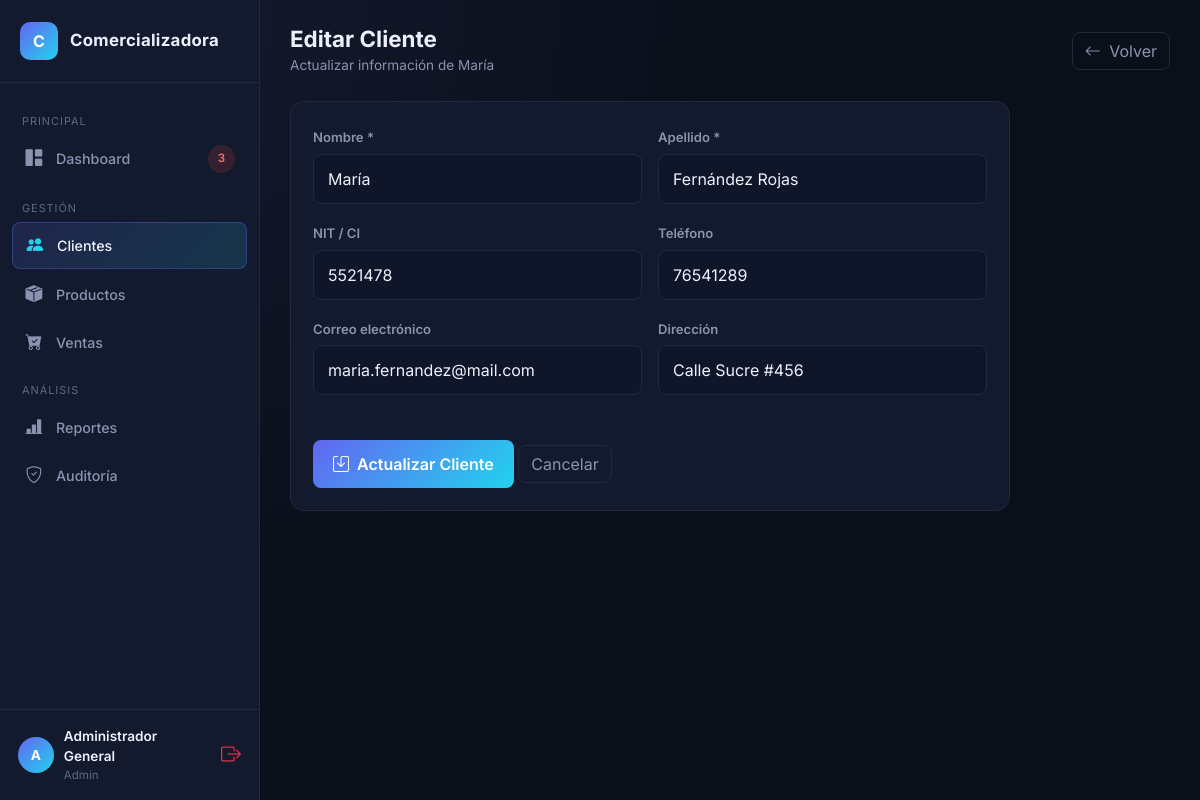
Page /clientes/edit/2 (signed in) on the committed database.
### tables this page shows
CREATE TABLE clientes (
    id INT AUTO_INCREMENT PRIMARY KEY,
    nombre VARCHAR(100) NOT NULL,
    apellido VARCHAR(100) NOT NULL,
    nit_ci VARCHAR(30) NULL,
    email VARCHAR(120) NULL,
    telefono VARCHAR(30) NULL,
    direccion VARCHAR(200) NULL,
    estado TINYINT(1) NOT NULL DEFAULT 1,
    created_at DATETIME DEFAULT CURRENT_TIMESTAMP
);

### app/controllers/ClientesController.php (called while the page is built, shortened)
<?php
class ClientesController extends Controller
{
    public function edit($id)
    {
        $clienteModel = $this->model('Cliente');
        $cliente = $clienteModel->find((int)$id);
        $this->view('clientes/edit', ['cliente' => $cliente]);
    }
}

### app/core/App.php (called while the page is built, shortened)
<?php
class App
{
    protected $method = 'index';
    public function __construct()
    {
        $url = $this->parseUrl();
        if (isset($url[0]) && $url[0] !== '') {
            $controllerName = ucfirst(strtolower($url[0])) . 'Controller';
            if (file_exists(APP_PATH . '/controllers/' . $controllerName . '.php')) {
                unset($url[0]);
            } else {
                $this->controller = 'ErrorController';
            }
        }
        $this->controller = new $this->controller();
        if (isset($url[1]) && $url[1] !== '') {
            if (method_exists($this->controller, $url[1])) {
                $this->method = $url[1];
                unset($url[1]);
            }
        }
        $this->params = $url ? array_values($url) : [];
        call_user_func_array([$this->controller, $this->method], $this->params);
    }
    private function parseUrl(): array
    {
        if (isset($_GET['url'])) {
            $url = trim($_GET['url'], '/');
            $url = preg_replace('/[^a-zA-Z0-9\/_\-]/', '', $url);
            return $url === '' ? [] : explode('/', $url);
        }
        return [];
    }
}

### index.php (called while the page is built, shortened)
<?php
require_once APP_PATH . '/config/Database.php';
require_once APP_PATH . '/core/Model.php';
require_once APP_PATH . '/core/Controller.php';
require_once APP_PATH . '/core/App.php';
$app = new App();

### app/config/Database.php (called while the page is built)
<?php
class Database
{
    private static $host   = 'localhost';
    private static $dbname = 'comercializadora';
    private static $user   = 'root';
    private static $pass   = '';
    private static ?PDO $connection = null;
    public static function getConnection(): PDO
    {
        if (self::$connection === null) {
            try {
                $dsn = 'mysql:host=' . self::$host . ';dbname=' . self::$dbname . ';charset=utf8mb4';
                self::$connection = new PDO($dsn, self::$user, self::$pass, [
                    PDO::ATTR_ERRMODE            => PDO::ERRMODE_EXCEPTION,
                    PDO::ATTR_DEFAULT_FETCH_MODE  => PDO::FETCH_ASSOC,
                    PDO::ATTR_EMULATE_PREPARES    => false,
                ]);
            } catch (PDOException $e) {
                die('Error de conexión a la base de datos: ' . $e->getMessage());
            }
        }
        return self::$connection;
    }
}

### app/core/Model.php (called while the page is built, shortened)
<?php
class Model
{
    public function __construct()
    {
        $this->db = Database::getConnection();
    }
}

### app/models/Cliente.php (called while the page is built, shortened)
<?php
class Cliente extends Model
{
    public function find(int $id)
    {
        $stmt = $this->db->prepare("SELECT * FROM clientes WHERE id = ?");
        $stmt->execute([$id]);
        return $stmt->fetch();
    }
}

### app/views/clientes/edit.php (the view)
<div class="topbar">
    <div>
        <h2>Editar Cliente</h2>
        <div class="breadcrumb-sub">Actualizar información de <?= htmlspecialchars($cliente['nombre']) ?></div>
    </div>
    <a href="<?= BASE_URL ?>/clientes" class="btn btn-outline-soft"><i class="bi bi-arrow-left me-1"></i> Volver</a>
</div>
<div class="card-panel" style="max-width: 720px;">
    <form action="<?= BASE_URL ?>/clientes/actualizar/<?= $cliente['id'] ?>" method="POST">
        <div class="row g-3">
            <div class="col-md-6">
                <label class="form-label">Nombre *</label>
                <input type="text" name="nombre" class="form-control form-control-dark" value="<?= htmlspecialchars($cliente['nombre']) ?>" required>
            </div>
            <div class="col-md-6">
                <label class="form-label">Apellido *</label>
                <input type="text" name="apellido" class="form-control form-control-dark" value="<?= htmlspecialchars($cliente['apellido']) ?>" required>
            </div>
            <div class="col-md-6">
                <label class="form-label">NIT / CI</label>
                <input type="text" name="nit_ci" class="form-control form-control-dark" value="<?= htmlspecialchars($cliente['nit_ci']) ?>">
            </div>
            <div class="col-md-6">
                <label class="form-label">Teléfono</label>
                <input type="text" name="telefono" class="form-control form-control-dark" value="<?= htmlspecialchars($cliente['telefono']) ?>">
            </div>
            <div class="col-md-6">
                <label class="form-label">Correo electrónico</label>
                <input type="email" name="email" class="form-control form-control-dark" value="<?= htmlspecialchars($cliente['email']) ?>">
            </div>
            <div class="col-md-6">
                <label class="form-label">Dirección</label>
                <input type="text" name="direccion" class="form-control form-control-dark" value="<?= htmlspecialchars($cliente['direccion']) ?>">
            </div>
        </div>
        <hr class="section-divider">
        <button type="submit" class="btn btn-gradient"><i class="bi bi-save me-1"></i> Actualizar Cliente</button>
        <a href="<?= BASE_URL ?>/clientes" class="btn btn-outline-soft">Cancelar</a>
    </form>
</div>

### public/css/style.css (style rules this page uses)
:root { --bg-primary: #0b0f1a; --bg-secondary: #10162a; --bg-card: #131a2e; --bg-card-hover: #171f38; --border-color: #22293f; --text-primary: #eef1fb; --text-secondary: #8b93b0; --text-muted: #5f6785; --accent-primary: #6366f1; --accent-secondary: #22d3ee; --accent-gradient: linear-gradient(135deg, #6366f1 0%, #22d3ee 100%); --accent-gradient-soft: linear-gradient(135deg, rgba(99,102,241,.15) 0%, rgba(34,211,238,.15) 100%); --success: #22c55e; --warning: #f59e0b; --danger: #ef4444; --info: #38bdf8; --radius: 14px; --radius-sm: 8px; --shadow-soft: 0 10px 30px rgba(0,0,0,.35); --sidebar-width: 260px; }
* { box-sizing: border-box; }
body { background: radial-gradient(circle at 10% 0%, #141b30 0%, var(--bg-primary) 45%) fixed; color: var(--text-primary); font-family: 'Inter', 'Segoe UI', sans-serif; min-height: 100vh; }
a { text-decoration: none; }
.form-control-dark { background: var(--bg-secondary) !important; border: 1px solid var(--border-color) !important; color: var(--text-primary) !important; border-radius: var(--radius-sm) !important; padding: 12px 14px !important; }
.form-control-dark::placeholder { color: var(--text-muted); }
.btn-gradient { background: var(--accent-gradient); border: none; color: #fff; font-weight: 600; border-radius: var(--radius-sm); padding: 12px 20px; transition: transform .15s ease, box-shadow .15s ease; }
.topbar { display: flex; align-items: center; justify-content: space-between; margin-bottom: 26px; flex-wrap: wrap; gap: 12px; }
.topbar h2 { font-weight: 700; font-size: 1.4rem; margin: 0; }
.topbar .breadcrumb-sub { color: var(--text-secondary); font-size: .85rem; margin-top: 2px; }
.card-panel { background: var(--bg-card); border: 1px solid var(--border-color); border-radius: var(--radius); padding: 22px; }
.form-label { color: var(--text-secondary); font-size: .82rem; font-weight: 600; margin-bottom: 6px; }
.section-divider { border: none; border-top: 1px solid var(--border-color); margin: 22px 0; }
.btn-outline-soft { border: 1px solid var(--border-color); color: var(--text-secondary); border-radius: var(--radius-sm); background: transparent; }

### rows in the picture
clientes: nombre "María", apellido "Fernández Rojas", nit_ci "5521478", telefono "76541289", email "maria.fernandez@mail.com", direccion "Calle Sucre #456"

### other values in the picture
count($__stockBajoHeader) "3"
substr($_SESSION['usuario_nombre'] ?? 'U', 0, 1) "A"
$_SESSION['usuario_nombre'] "Administrador General"
$_SESSION['usuario_rol'] "Admin"
